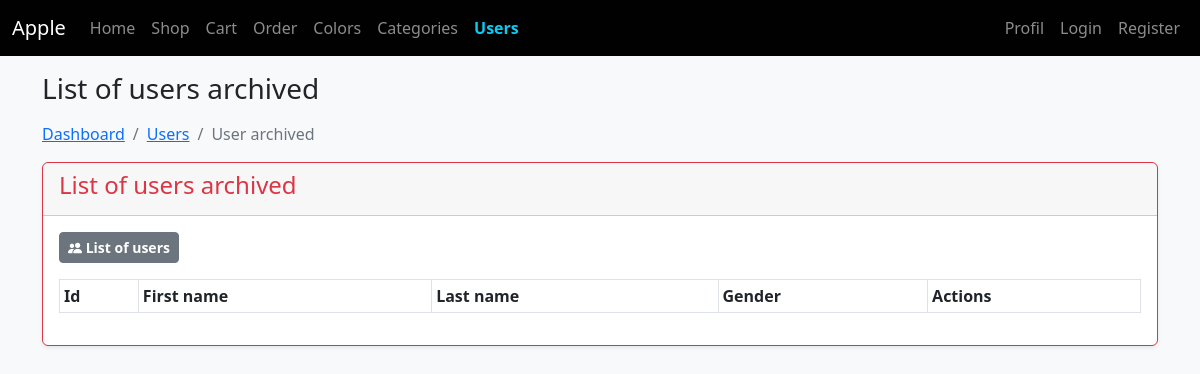
Page /users_archived.php on the earlier database version.
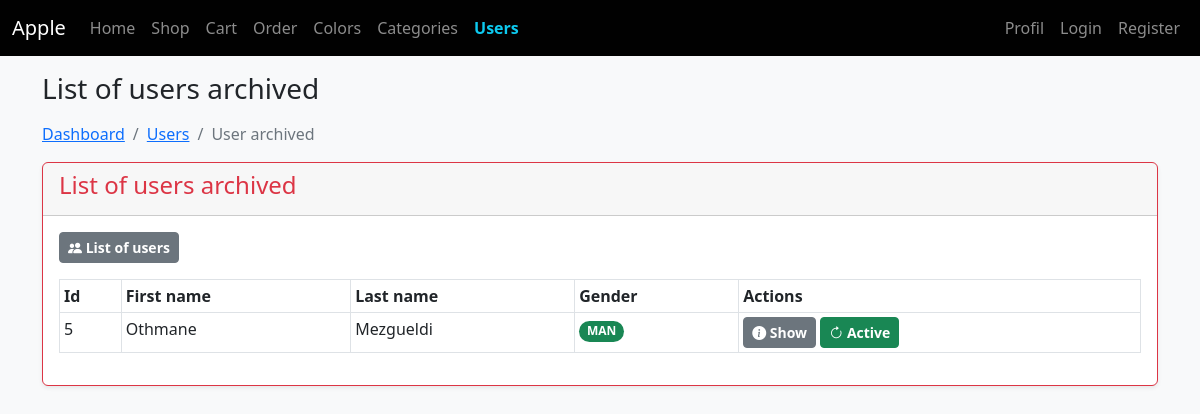
Same page on the later database version.
### tables this page shows
CREATE TABLE `users` (
  `id` int(11) NOT NULL,
  `first_name` varchar(255) DEFAULT NULL,
  `last_name` varchar(255) DEFAULT NULL,
  `gender` varchar(255) DEFAULT NULL,
  `phone` varchar(255) DEFAULT NULL,
  `city` varchar(255) DEFAULT NULL,
  `adresse` varchar(255) DEFAULT NULL,
  `email` varchar(255) DEFAULT NULL,
  `created_at` timestamp NOT NULL DEFAULT current_timestamp(),
  `updated_at` timestamp NOT NULL DEFAULT current_timestamp() ON UPDATE current_timestamp(),
  `deleted_at` timestamp NULL DEFAULT NULL
);

### users_archived.php (the view, shortened to what this page needs)
<?php
require_once "database/database.php";
$users = $db->query("SELECT * FROM users WHERE deleted_at IS NOT NULL ORDER BY id DESC")->fetchAll();
?>
<!doctype html>
<html lang="en">
<head>
    <?php include "body/head.php"; ?>
</head>
<body class="bg-light">
    <header>
        <?php include "body/nav.php"; ?>
    </header>
    <main class="container">
        <h3 class="my-3">
            List of users archived
        </h3>
        <nav aria-label="breadcrumb my-3">
            <ol class="breadcrumb">
                <li class="breadcrumb-item"><a href="dashboard.php">Dashboard</a></li>
                <li class="breadcrumb-item"><a href="users.php">Users</a></li>
                <li class="breadcrumb-item active" aria-current="page">User archived</li>
            </ol>
        </nav>
        <div class="card shadow-sm border-danger">
            <div class="card-header text-danger">
                <h4>List of users archived</h4>
            </div>
            <div class="card-body">
                <a href="users.php" class="btn btn-secondary btn-sm fw-bold mb-3">
                    <i class="bi bi-people-fill"></i>
                    List of users
                </a>
                <div class="table-responsive">
                    <table class="table table-sm table-bordered text-nowrap">
                        <thead>
                            <tr>
                                <th>Id</th>
                                <th>First name</th>
                                <th>Last name</th>
                                <th>Gender</th>
                                <th>Actions</th>
                            </tr>
                        </thead>
                        <tbody>
                            <?php foreach ($users as $key => $u) : ?>
                                <tr>
                                    <td><?= $u->id ?></td>
                                    <td><?= ucwords($u->first_name) ?></td>
                                    <td><?= ucwords($u->last_name) ?></td>
                                    <td>
                                        <span class="badge rounded-pill text-bg-<?= $u->gender == 'man' ? 'success' : 'danger' ?>">
                                            <?= strtoupper($u->gender) ?>
                                        </span>
                                    </td>
                                    <td>
                                        <a href="user_details.php?id=<?= $u->id ?>" class="btn btn-secondary btn-sm fw-bold">
                                            <i class="bi bi-info-circle-fill"></i>
                                            Show
                                        </a>
                                        <a href="user_active.php?id=<?= $u->id ?>" class="btn btn-success btn-sm fw-bold">
                                            <i class="bi bi-arrow-clockwise"></i>
                                            Active
                                        </a>
                                    </td>
                                </tr>
                            <?php endforeach  ?>
                        </tbody>
                    </table>
                </div>
            </div>
        </div>
    </main>
</body>
</html>

Differences in the rows shown:
added users: id "5", first_name "Othmane", last_name "Mezgueldi", gender "MAN"
